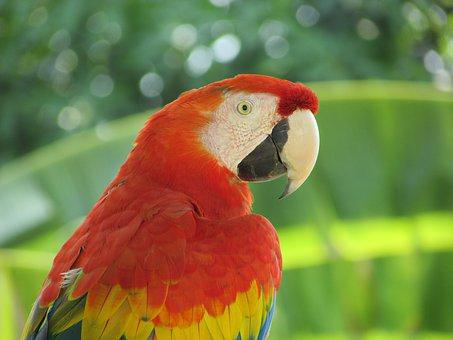
#> input picture 3학년/1학기/디지털 영상처리/9주차/parrot.png, 453 x 340 px
$ jupyter execute nonlinear.ipynb   (shell and % lines are left out)
#> lines starting #> are read from the running program, lines starting #| are printed output that depends on the picture
[cell 1]
# 파이썬 유틸리티 함수 정의
import matplotlib.pyplot as plt
import numpy as np
from skimage.io import imread
from skimage.color import rgb2gray

def plot_image(image, title=''):
    plt.imshow(image)
    plt.axis('off')
    plt.title(title, size=20)

[cell 2]
def SaltPepperNoise(im, percent):
    imTmp = im.copy()
    n = int(im.width * im.height * percent / 100)
    x = np.random.randint(0, im.width, n)
    y = np.random.randint(0, im.height, n)
    for (x,y) in zip(x,y):
        px = ( (0, 0, 0) if (np.random.rand() < 0.5) else (255, 255, 255) )
        imTmp.putpixel( (x,y), px)
    return imTmp

[cell 3]
from PIL import Image, ImageFilter

imIn = Image.open("parrot.png")
#> imIn is the input picture: PIL image 453x340 RGB; mean R, G, B 125.4, 124.4, 68.5
imNoise = SaltPepperNoise(imIn, 10)
#> after the loop in SaltPepperNoise, `for (x,y) in zip(x,y):`:
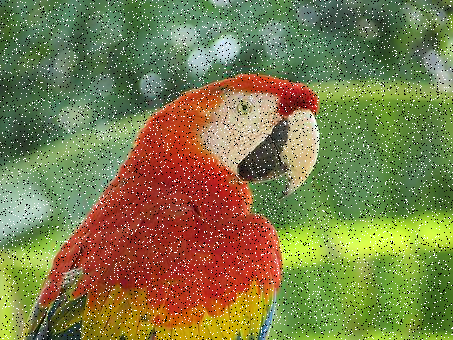
#> imTmp: PIL image 453x340 RGB; mean R, G, B 125.6, 124.7, 74

plt.figure(figsize=(20,10))
plt.subplot(141), plot_image(imNoise, 'Noisy Image')

i=2
for sz in [3,7,11]:
  imFiltered = imNoise.filter(ImageFilter.MedianFilter(size=sz))
  plt.subplot(1,4,i)
  plot_image(imFiltered, 'Median Filter size: ' + str(sz))
  i+=1
#> this loop made 3 passes
#> pass 2, `imFiltered = imNoise.filter(ImageFilter.MedianFilter(size=sz))`:
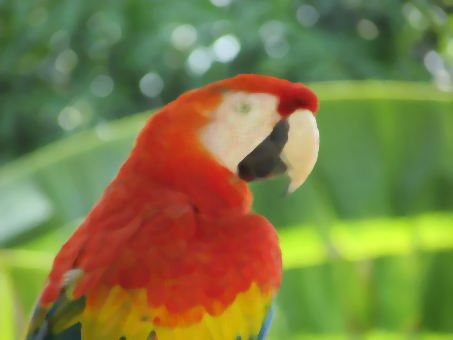
#> imFiltered: PIL image 453x340 RGB; mean R, G, B 125.4, 124.3, 68.2
#> after the loop, i = 5
plt.show()
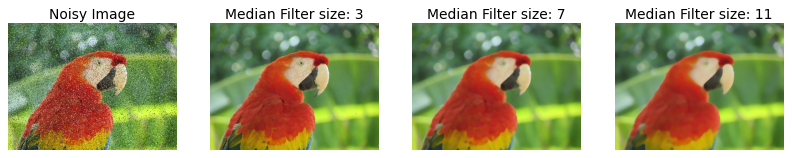
#> figure drawn by matplotlib, 4 panels

[cell 4]
from PIL import Image, ImageFilter

imIn = Image.open("parrot.png")
imNoise = SaltPepperNoise(imIn, 0.5)

plt.figure(figsize=(20,10))
plt.subplot(141), plot_image(imNoise, 'NoisyImage')

i=2
for sz in [3,7,11]:
  #imFiltered = imNoise.filter(ImageFilter.MaxFilter(size=sz))
  imFiltered = imNoise.filter(ImageFilter.MinFilter(size=sz))
  plt.subplot(1,4,i)
  plot_image(imFiltered, 'Max/Min Filter size:' + str(sz))
  i+=1
#> this loop made 3 passes
#> pass 1, `imFiltered = imNoise.filter(ImageFilter.MinFilter(size=sz))`:
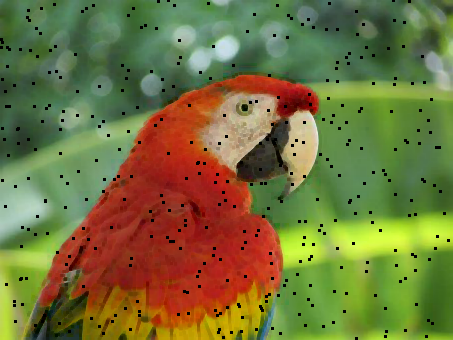
#> imFiltered: PIL image 453x340 RGB; mean R, G, B 115.4, 114.7, 60.1
#> pass 2, `imFiltered = imNoise.filter(ImageFilter.MinFilter(size=sz))`:
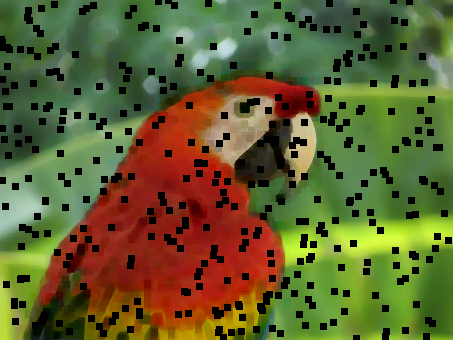
#> imFiltered: PIL image 453x340 RGB; mean R, G, B 96, 95.6, 47.3
#> pass 3, `imFiltered = imNoise.filter(ImageFilter.MinFilter(size=sz))`:
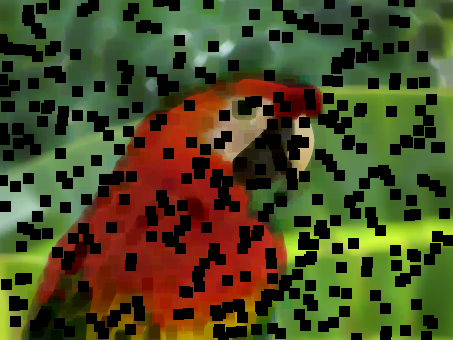
#> imFiltered: PIL image 453x340 RGB; mean R, G, B 74.5, 74.2, 35.2
#> after the loop, i = 5
plt.show()

[cell 5]
from skimage.restoration import denoise_bilateral, denoise_nl_means, estimate_sigma
from skimage import img_as_float
from skimage.util import random_noise
import numpy as np

# add noise
parrot = img_as_float(imread('parrot.png'))
sigma = 0.25
noisy = random_noise(parrot, var=sigma**2)
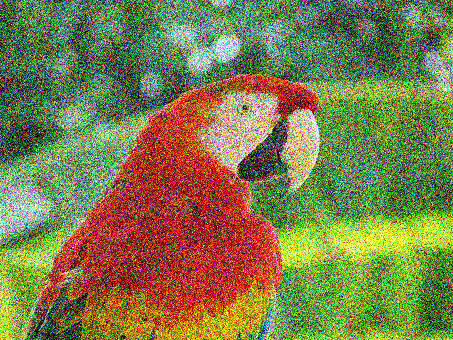
#> noisy: shape (340, 453, 3) float64; mean R, G, B 0.492, 0.49, 0.295

# estimate standard deviation
sigma_est =estimate_sigma(noisy, average_sigmas=True, channel_axis=-1)
#> sigma_est = 0.22

denoise_nlm = denoise_nl_means(noisy, patch_size=5, patch_distance=6, h=0.1,
                               fast_mode=True, sigma=0.8 * sigma_est,
                               channel_axis = -1)
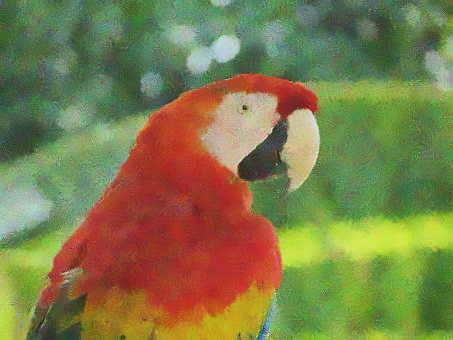
#> denoise_nlm: shape (340, 453, 3) float64; mean R, G, B 0.491, 0.488, 0.291
denoise_bi = denoise_bilateral(noisy, sigma_color=0.1,
                               sigma_spatial=5, channel_axis=-1)
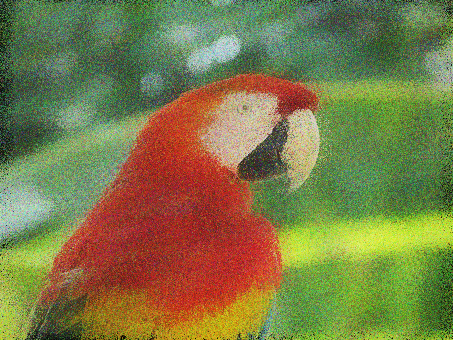
#> denoise_bi: shape (340, 453, 3) float64; mean R, G, B 0.488, 0.484, 0.282

plt.figure(figsize=(15,10))
plt.subplot(221), plot_image(parrot, 'Origianl Image')
plt.subplot(222), plot_image(noisy, 'Noisy Image')
plt.subplot(223), plot_image(denoise_nlm, 'NLM Denoise Image')
plt.subplot(224), plot_image(denoise_bi, 'Bil Denoise Image')
plt.show()

$ run again, with 3학년/1학기/디지털 영상처리/9주차/ball.jpg saved as 3학년/1학기/디지털 영상처리/9주차/parrot.png
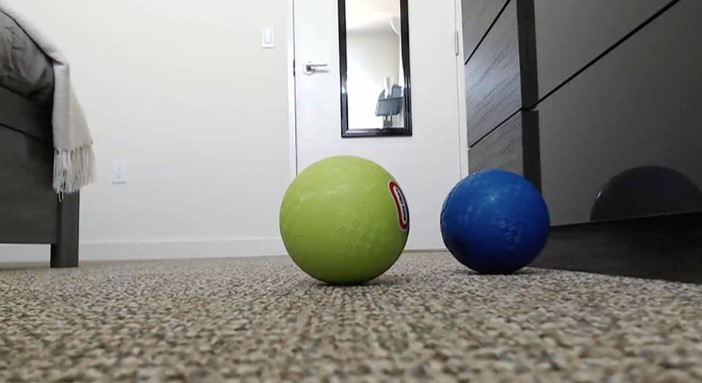
#> input picture 3학년/1학기/디지털 영상처리/9주차/ball.jpg, 702 x 383 px
#> imIn is the input picture: PIL image 702x383 RGB; mean R, G, B 136.9, 136.7, 130.4
#> after the loop `for sz in [3,7,11]:`: i = 5
#> `noisy = random_noise(parrot, var=sigma**2)`:
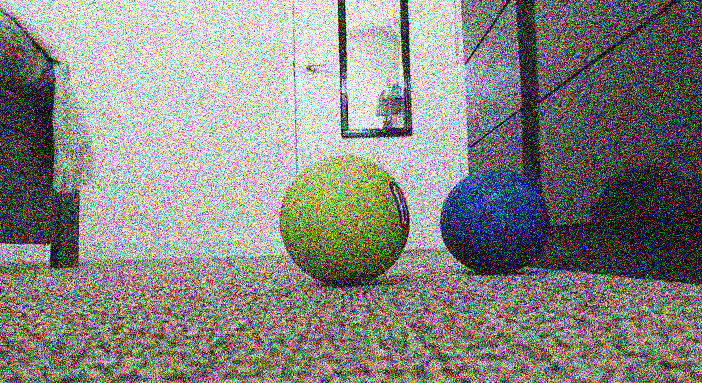
#> noisy: shape (383, 702, 3) float64; mean R, G, B 0.532, 0.53, 0.508
#> sigma_est = 0.208
#> `denoise_bi = denoise_bilateral(noisy, sigma_color=0.1, sigma_spatial=5..`:
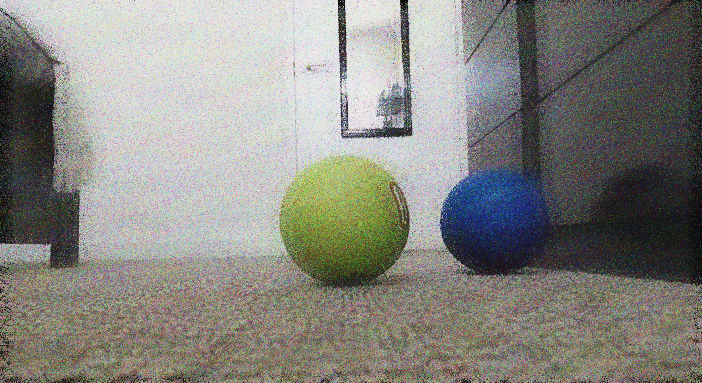
#> denoise_bi: shape (383, 702, 3) float64; mean R, G, B 0.531, 0.529, 0.505
